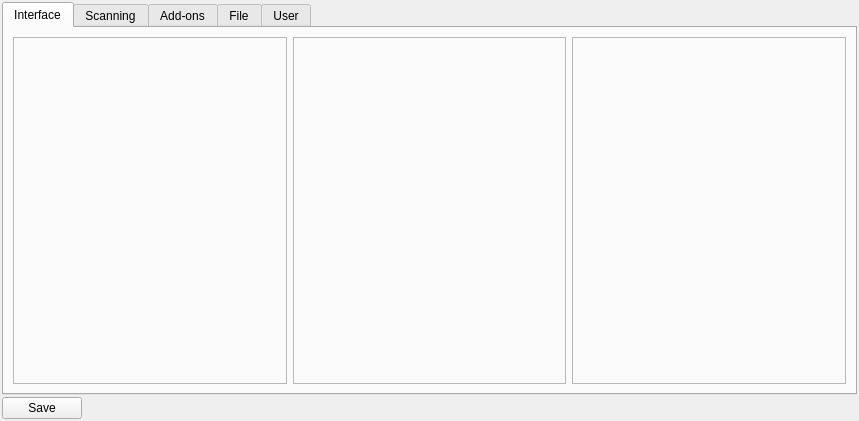
<?xml version="1.0" encoding="UTF-8"?>
<ui version="4.0">
 <class>Form</class>
 <widget class="QWidget" name="Form">
  <property name="geometry">
   <rect>
    <x>0</x>
    <y>0</y>
    <width>859</width>
    <height>421</height>
   </rect>
  </property>
  <property name="windowTitle">
   <string>Form</string>
  </property>
  <layout class="QVBoxLayout" name="verticalLayout">
   <property name="spacing">
    <number>2</number>
   </property>
   <property name="margin">
    <number>2</number>
   </property>
   <item>
    <widget class="QTabWidget" name="tabWidget">
     <property name="currentIndex">
      <number>0</number>
     </property>
     <widget class="QWidget" name="tab">
      <attribute name="title">
       <string>Interface</string>
      </attribute>
      <layout class="QHBoxLayout" name="horizontalLayout">
       <item>
        <widget class="QFrame" name="frame">
         <property name="frameShape">
          <enum>QFrame::StyledPanel</enum>
         </property>
         <property name="frameShadow">
          <enum>QFrame::Raised</enum>
         </property>
        </widget>
       </item>
       <item>
        <widget class="QFrame" name="frame_2">
         <property name="frameShape">
          <enum>QFrame::StyledPanel</enum>
         </property>
         <property name="frameShadow">
          <enum>QFrame::Raised</enum>
         </property>
        </widget>
       </item>
       <item>
        <widget class="QFrame" name="frame_3">
         <property name="frameShape">
          <enum>QFrame::StyledPanel</enum>
         </property>
         <property name="frameShadow">
          <enum>QFrame::Raised</enum>
         </property>
        </widget>
       </item>
      </layout>
     </widget>
     <widget class="QWidget" name="tab_2">
      <attribute name="title">
       <string>Scanning</string>
      </attribute>
      <layout class="QHBoxLayout" name="horizontalLayout_2">
       <item>
        <widget class="QFrame" name="frame_4">
         <property name="frameShape">
          <enum>QFrame::StyledPanel</enum>
         </property>
         <property name="frameShadow">
          <enum>QFrame::Raised</enum>
         </property>
        </widget>
       </item>
       <item>
        <widget class="QFrame" name="frame_5">
         <property name="frameShape">
          <enum>QFrame::StyledPanel</enum>
         </property>
         <property name="frameShadow">
          <enum>QFrame::Raised</enum>
         </property>
        </widget>
       </item>
       <item>
        <widget class="QFrame" name="frame_6">
         <property name="frameShape">
          <enum>QFrame::StyledPanel</enum>
         </property>
         <property name="frameShadow">
          <enum>QFrame::Raised</enum>
         </property>
        </widget>
       </item>
      </layout>
     </widget>
     <widget class="QWidget" name="tab_3">
      <attribute name="title">
       <string>Add-ons</string>
      </attribute>
      <layout class="QHBoxLayout" name="horizontalLayout_3">
       <item>
        <widget class="QFrame" name="frame_7">
         <property name="frameShape">
          <enum>QFrame::StyledPanel</enum>
         </property>
         <property name="frameShadow">
          <enum>QFrame::Raised</enum>
         </property>
        </widget>
       </item>
       <item>
        <widget class="QFrame" name="frame_8">
         <property name="frameShape">
          <enum>QFrame::StyledPanel</enum>
         </property>
         <property name="frameShadow">
          <enum>QFrame::Raised</enum>
         </property>
        </widget>
       </item>
       <item>
        <widget class="QFrame" name="frame_9">
         <property name="frameShape">
          <enum>QFrame::StyledPanel</enum>
         </property>
         <property name="frameShadow">
          <enum>QFrame::Raised</enum>
         </property>
        </widget>
       </item>
      </layout>
     </widget>
     <widget class="QWidget" name="tab_5">
      <attribute name="title">
       <string>File</string>
      </attribute>
      <layout class="QHBoxLayout" name="horizontalLayout_4">
       <item>
        <widget class="QFrame" name="frame_10">
         <property name="frameShape">
          <enum>QFrame::StyledPanel</enum>
         </property>
         <property name="frameShadow">
          <enum>QFrame::Raised</enum>
         </property>
        </widget>
       </item>
       <item>
        <widget class="QFrame" name="frame_11">
         <property name="frameShape">
          <enum>QFrame::StyledPanel</enum>
         </property>
         <property name="frameShadow">
          <enum>QFrame::Raised</enum>
         </property>
        </widget>
       </item>
       <item>
        <widget class="QFrame" name="frame_12">
         <property name="frameShape">
          <enum>QFrame::StyledPanel</enum>
         </property>
         <property name="frameShadow">
          <enum>QFrame::Raised</enum>
         </property>
        </widget>
       </item>
      </layout>
     </widget>
     <widget class="QWidget" name="tab_4">
      <attribute name="title">
       <string>User</string>
      </attribute>
      <layout class="QHBoxLayout" name="horizontalLayout_5">
       <item>
        <widget class="QFrame" name="frame_13">
         <property name="frameShape">
          <enum>QFrame::StyledPanel</enum>
         </property>
         <property name="frameShadow">
          <enum>QFrame::Raised</enum>
         </property>
        </widget>
       </item>
       <item>
        <widget class="QFrame" name="frame_14">
         <property name="frameShape">
          <enum>QFrame::StyledPanel</enum>
         </property>
         <property name="frameShadow">
          <enum>QFrame::Raised</enum>
         </property>
        </widget>
       </item>
       <item>
        <widget class="QFrame" name="frame_15">
         <property name="frameShape">
          <enum>QFrame::StyledPanel</enum>
         </property>
         <property name="frameShadow">
          <enum>QFrame::Raised</enum>
         </property>
        </widget>
       </item>
      </layout>
     </widget>
    </widget>
   </item>
   <item>
    <layout class="QHBoxLayout" name="horizontalLayout_6">
     <item>
      <widget class="QPushButton" name="saveBtn">
       <property name="text">
        <string>Save</string>
       </property>
      </widget>
     </item>
     <item>
      <spacer name="horizontalSpacer">
       <property name="orientation">
        <enum>Qt::Horizontal</enum>
       </property>
       <property name="sizeHint" stdset="0">
        <size>
         <width>40</width>
         <height>20</height>
        </size>
       </property>
      </spacer>
     </item>
    </layout>
   </item>
  </layout>
 </widget>
 <resources/>
 <connections/>
</ui>
